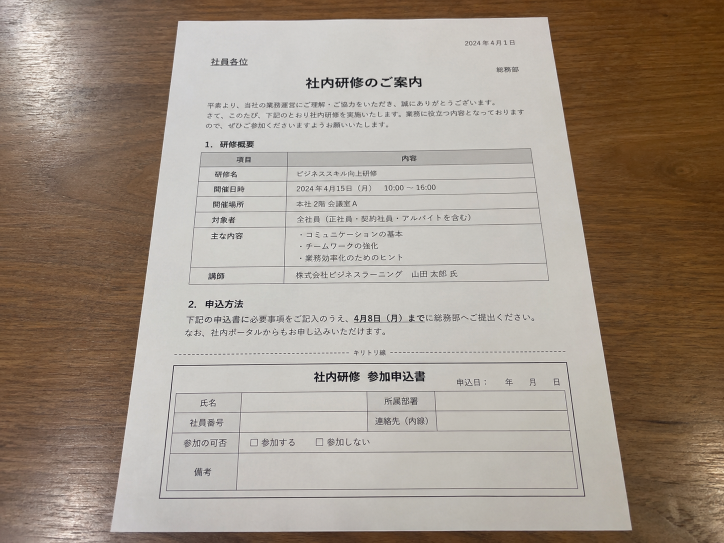
#> input picture document.jpg, 1448 x 1086 px (shown at 1/2 size)
$ python -i scanner-12.py   (imports and definitions only)
#> lines starting #> are read from the running program, lines starting #| are printed output that depends on the picture
#> further down, picture is the input picture: shape (1086, 1448, 3); mean B, G, R 135.2, 147.7, 160.6
# -*- coding: utf-8 -*-
# scanner-app 改善版：OCR方向判定、薄い文字の強調、外周の縁除去
# document.jpg のあるフォルダーから実行してください。

import cv2
import numpy as np
import pytesseract
import os
import shutil
import sys
INPUT_FILE = 'document.jpg'
OUTPUT_FILE = 'document_1.jpg'
PAPER_SIZE = 'A4'
DPI = 200
SHOW_FINAL_PREVIEW = True
DEBUG_PREVIEW = False
DEBUG_WAIT = 1200
SHOW_OCR_SCORES = True
GUIDE_MARGIN_X = 0.1
GUIDE_MARGIN_Y = 0.1
MIN_AREA_RATIO = 0.15
MAX_AREA_RATIO = 0.95
PAPER_SIZES_MM = {'A4': (210, 297), 'B5': (182, 257)}

# [87 lines left out: functions setup_tesseract, get_ocr_language, order_points, four_point_transform, approximate_quadrilateral, calculate_document_score and 1 more, not called in this run]

def mm_to_px(mm, dpi):
    return int(round(mm / 25.4 * dpi))

# [9 lines left out: function get_paper_pixel_size, not called in this run]

def get_ocr_candidate_size(paper, orientation):
    OCR_DPI = 110
    return get_paper_pixel_size(paper, OCR_DPI, orientation)

# [59 lines left out: functions prepare_for_ocr, calculate_ocr_score, detect_best_orientation, not called in this run]

def enhance_document(image):
    """背景を白く整え、薄い文字を残して濃くする。強い二値化はしない。"""
    gray = cv2.cvtColor(image, cv2.COLOR_BGR2GRAY)
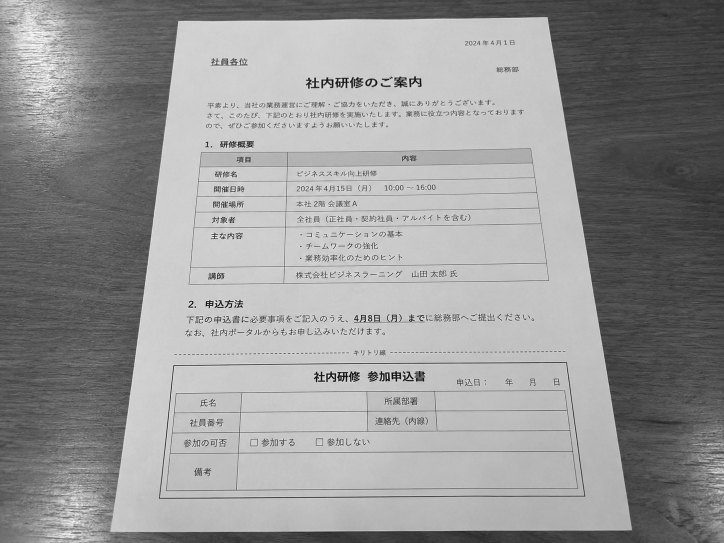
#> gray: shape (1086, 1448) (shown at 1/2 size); min 0, max 255, mean 150.1
    background = cv2.GaussianBlur(gray, (0, 0), 25)
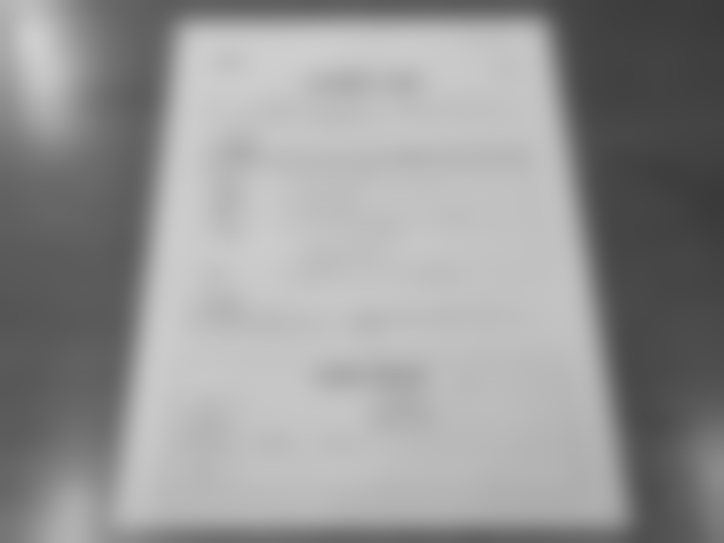
#> background: shape (1086, 1448) (shown at 1/2 size); min 58, max 206, mean 150.1
    background = np.maximum(background, 1)
    normalized = cv2.divide(gray, np.maximum(background, 1), scale=255)
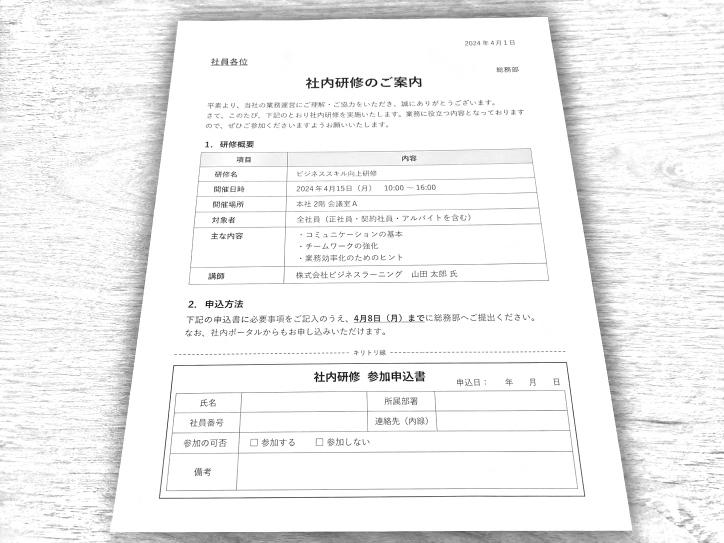
#> normalized: shape (1086, 1448) (shown at 1/2 size); min 0, max 255, mean 241.5
    low = 0.0
    high = 245.0
    scan = np.clip((normalized.astype(np.float32) - low) * 255 / (high - low), 0, 255)
    scan = np.uint8(np.clip(255 * (scan / 255) ** 1.8, 0, 255))
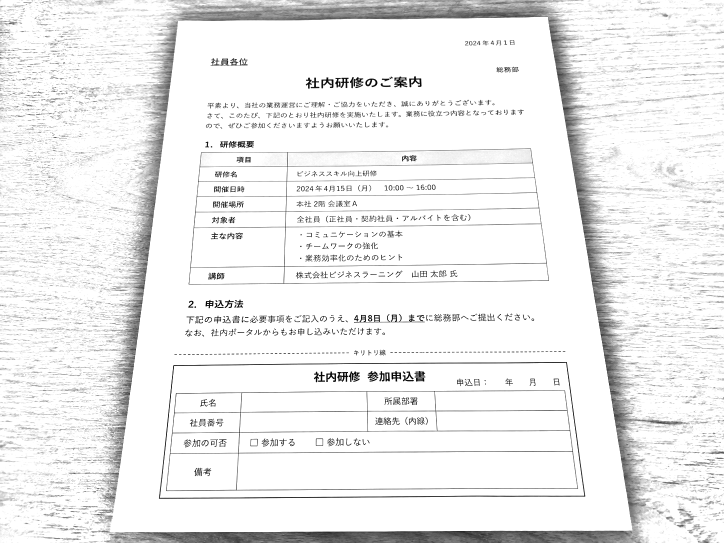
#> scan: shape (1086, 1448) (shown at 1/2 size); min 0, max 255, mean 237.7
    blur = cv2.GaussianBlur(scan, (0, 0), 0.8)
    scan = cv2.addWeighted(scan, 1.35, blur, -0.35, 0)
    return clean_outer_border(scan)

def clean_outer_border(image):
    """外周0.6%以内の、辺に沿って長く続く暗い縁だけを白くする。"""
    result = image.copy()
    (h, w) = result.shape
#> h = 1086; w = 1448
    for view in (result, result[::-1, :], result.T, result.T[::-1, :]):
        band = max(1, round(view.shape[0] * 0.006))
        for i in range(band):
            dark = view[i] < 245
            if i < max(1, round(view.shape[0] * 0.0015)) or dark.mean() >= 0.3:
                view[i] = 255
#> this loop made 4 passes
#> band on passes 1 to 4: 7, 7, 9, 9
    return result


# [35 lines left out: function refine_document_corners, not called in this run]

def estimate_skew(image):
    """長い横罫線から小さな残留傾きを推定。十分な線がなければ補正しない。"""
    gray = enhance_document(image)
    h, w = gray.shape
#> h = 1086; w = 1448
    edges = cv2.Canny(gray, 30, 100)
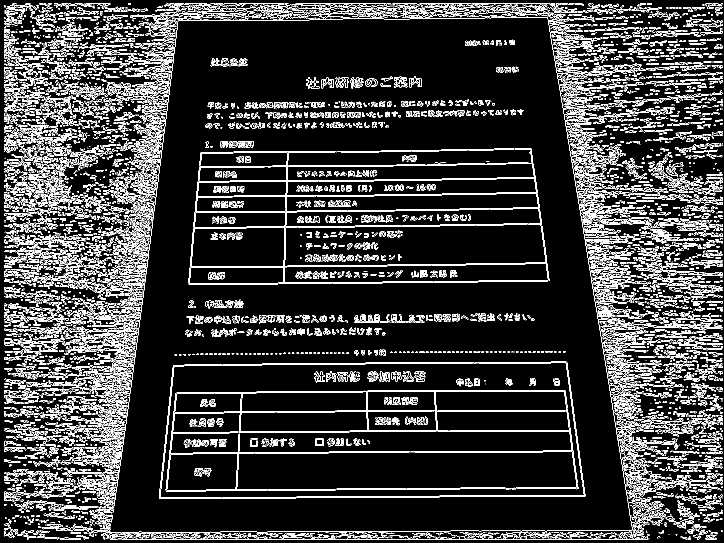
#> edges: shape (1086, 1448) (shown at 1/2 size); 13.6% white in thin lines or dots
    lines = cv2.HoughLinesP(edges, 1, np.pi / 1800, threshold=60,
                           minLineLength=int(w * 0.35), maxLineGap=20)
#> lines = 119 rows, first 6: [208, 1078, 1296, 1078], [319, 982, 919, 978], [1166, 461, 1261, 1034], [10, 10, 133, 598], [211, 1077, 321, 12], [1102, 7, 1305, 1048]
    if lines is None:
        return 0.0
    angles = []
    for x1, y1, x2, y2 in lines[:, 0]:
        if x2 < x1:
            x1, y1, x2, y2 = x2, y2, x1, y1
        angle = np.degrees(np.arctan2(y2 - y1, x2 - x1))
        if abs(angle) <= 2 and min(y1, y2) > h * 0.05 and max(y1, y2) < h * 0.95:
            angles.append(angle)
#> this loop made 119 passes
#> (x1, y1, x2, y2, angle) on passes 1 to 12: (208, 1078, 1296, 1078, 0), (319, 982, 919, 978, -0.382), (1166, 461, 1261, 1034, 80.59), (10, 10, 133, 598, 78.19), (211, 1077, 321, 12, -84.1), (1102, 7, 1305, 1048, 78.97), (194, 1063, 265, 550, -82.12), (1104, 7, 1310, 1048, 78.81), (1101, 7, 1289, 1051, 79.79), (245, 897, 361, 8, -82.57), (1092, 7, 1287, 1051, 79.42), (213, 1077, 329, 10, -83.8)
#> angle on passes 96, 105: -0.791, -0.847
#> after the loop, angles = [-0.382, -0.821, -1.09, -0.106, -0.575, -1.01, -0.791, -0.847]
    if len(angles) < 4:
        return 0.0
    median = float(np.median(angles))
#> median = -0.806
    if np.median(np.abs(np.array(angles) - median)) > 0.3:
        return 0.0
    return median if abs(median) > 0.05 else 0.0

# [143 lines left out: functions render_final, resize_for_display, main, not called in this run]
# [2 lines not run here, left out]

>>> import cv2
>>> picture = cv2.imread('../document.jpg')
>>> result = estimate_skew(picture)
#> result = -0.806
